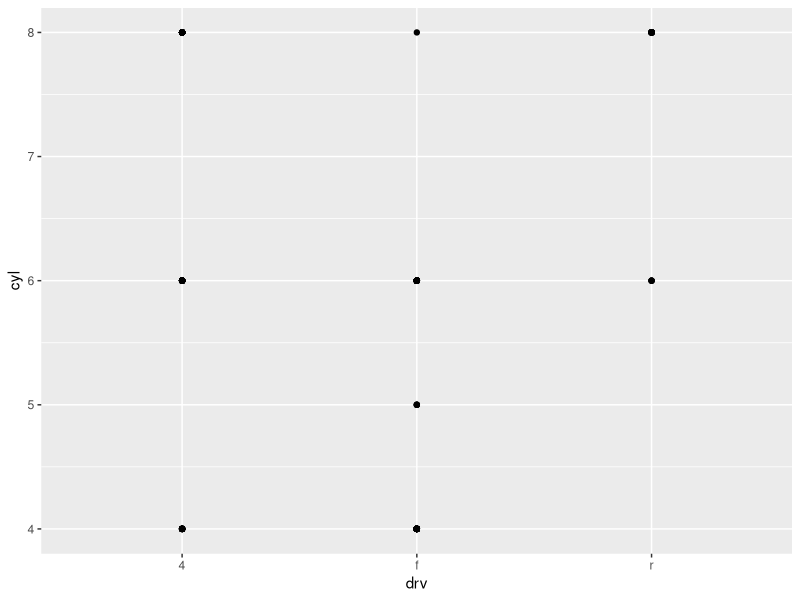
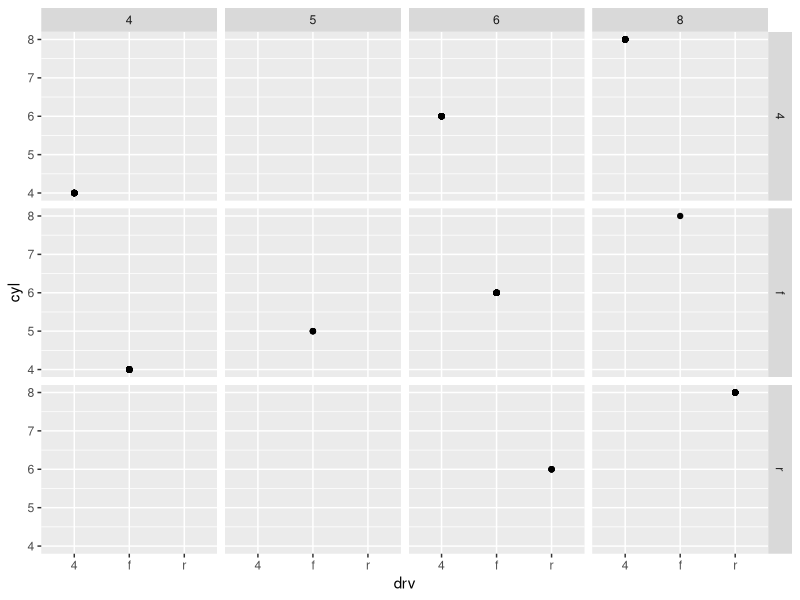
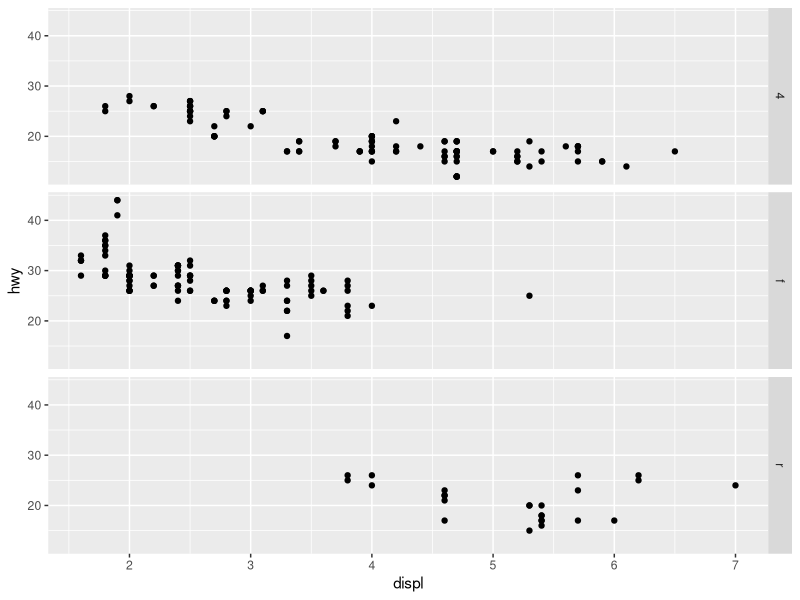
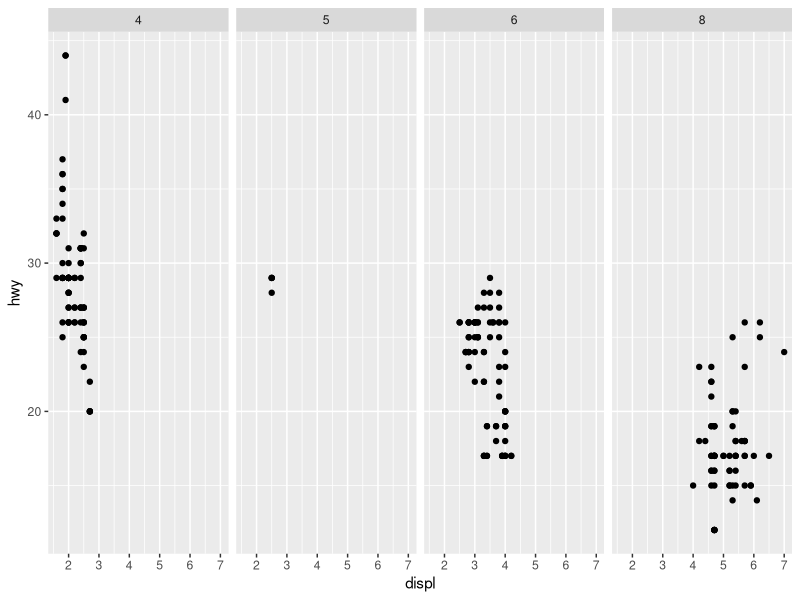
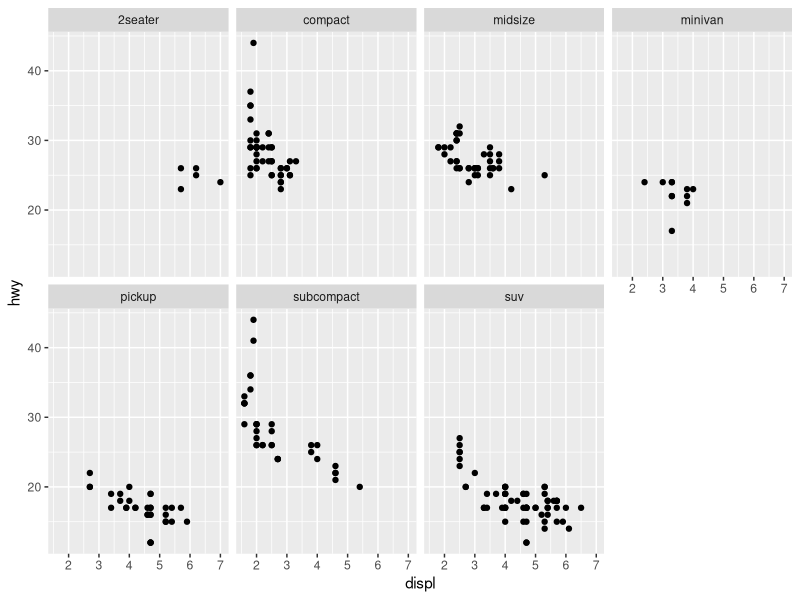

Generate these figures, in order, with R:
library(tidyverse)

# Assing mpg data to our data variable
fuel_economy_data <- mpg

# 2. What do the empty cells in plot with facet_grid(drv ~ cyl) mean? How do they relate to this plot?

ggplot(data = fuel_economy_data) + 
  geom_point(mapping = aes(x = drv, y = cyl))
### Empty cells in the plot imply that their are no observations for the data

ggplot(data = fuel_economy_data) + 
  geom_point(mapping = aes(x = drv, y = cyl)) +
  facet_grid(drv ~ cyl)
### The above compare with previous plot as both have same observations but here each facets represents
### a single data point

# 3. What plots does the following code make? What does . do?
ggplot(data = fuel_economy_data) + 
  geom_point(mapping = aes(x = displ, y = hwy)) +
  facet_grid(drv ~ .)

ggplot(data = fuel_economy_data) + 
  geom_point(mapping = aes(x = displ, y = hwy)) +
  facet_grid(. ~ cyl)

### the . acts an indicator of no variable to map to,
### hence ignores the axis(x or y) during the split

### facet_grid(drv ~ .), this facets by values of drv on x axis
### facet_grid(. ~ cyl), facets by valuse of cyl on the y axis

# 4. What are the advantages to using faceting instead of the colour aesthetic? 
# What are the disadvantages? How might the balance change if you had a larger dataset?

ggplot(data = fuel_economy_data) + 
  geom_point(mapping = aes(x = displ, y = hwy)) + 
  facet_wrap(~ class, nrow = 2)

### Facets split into individual plots, thus easier visualization within each facet, 
### With large datasets faceting is a better choice as you may have many points that cross over one another
### and splitting may help.
### Facetting makes it hard to figure the existing relationship due to different grid items.


# 5. Read ?facet_wrap. What does nrow do? What does ncol do?
# What other options control the layout of the individual panels? Why doesn’t facet_grid()
# have nrow and ncol arguments?

### nrow sets how many rows the faceted plot will have.
### ncol sets how many columns the faceted plot will have.
### facet_grid has no nrow nor ncol since it forms a matrix of panels defined by row and column faceting variables,
### hence it expects variables but not number of columns not rows


# 6. When using facet_grid() you should usually put the variable with more unique levels in the columns. Why?

### It allows easier to read points on the grid  since it has more space






